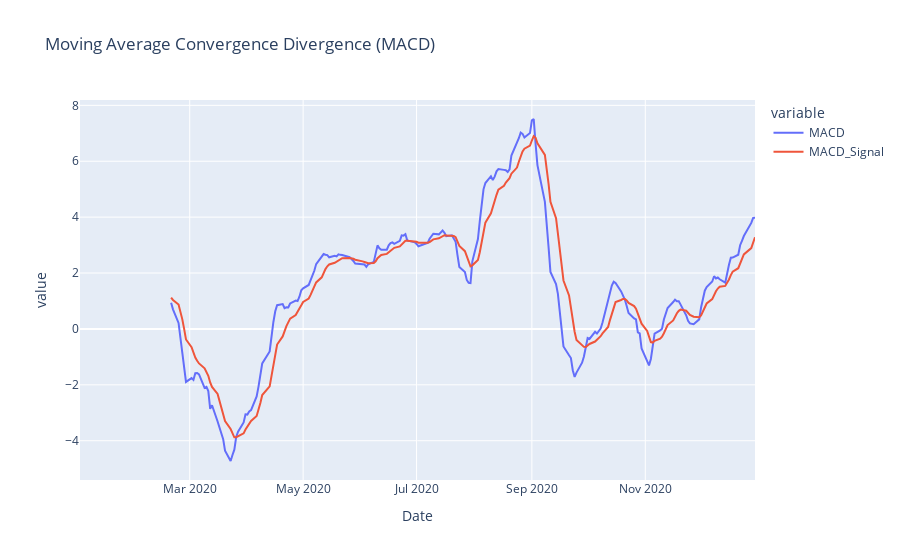

The code cell stored with this chart in its notebook:
### Code cell
# Plot MACD
analyzer.plot_macd(stock_data)

### Figure 1 — Plotly figure (JSON) as saved in the notebook; plotly's stock layout.template omitted (floating-point values rounded to 4 significant figures; data arrays with more than 128 entries replaced by an {"elided": "..."} marker saying what was removed)
{"data": [{"hovertemplate": "variable=MACD<br>Date=%{x}<br>value=%{y}<extra></extra>", "legendgroup": "MACD", "line": {"color": "#636efa", "dash": "solid"}, "marker": {"symbol": "circle"}, "mode": "lines", "name": "MACD", "orientation": "v", "showlegend": true, "type": "scatter", "x": {"elided": "252 str values"}, "xaxis": "x", "y": {"elided": "252 float values"}, "yaxis": "y"}, {"hovertemplate": "variable=MACD_Signal<br>Date=%{x}<br>value=%{y}<extra></extra>", "legendgroup": "MACD_Signal", "line": {"color": "#EF553B", "dash": "solid"}, "marker": {"symbol": "circle"}, "mode": "lines", "name": "MACD_Signal", "orientation": "v", "showlegend": true, "type": "scatter", "x": {"elided": "252 str values"}, "xaxis": "x", "y": {"elided": "252 float values"}, "yaxis": "y"}], "layout": {"legend": {"title": {"text": "variable"}, "tracegroupgap": 0}, "title": {"text": "Moving Average Convergence Divergence (MACD)"}, "xaxis": {"anchor": "y", "domain": [0, 1], "title": {"text": "Date"}}, "yaxis": {"anchor": "x", "domain": [0, 1], "title": {"text": "value"}}}}
